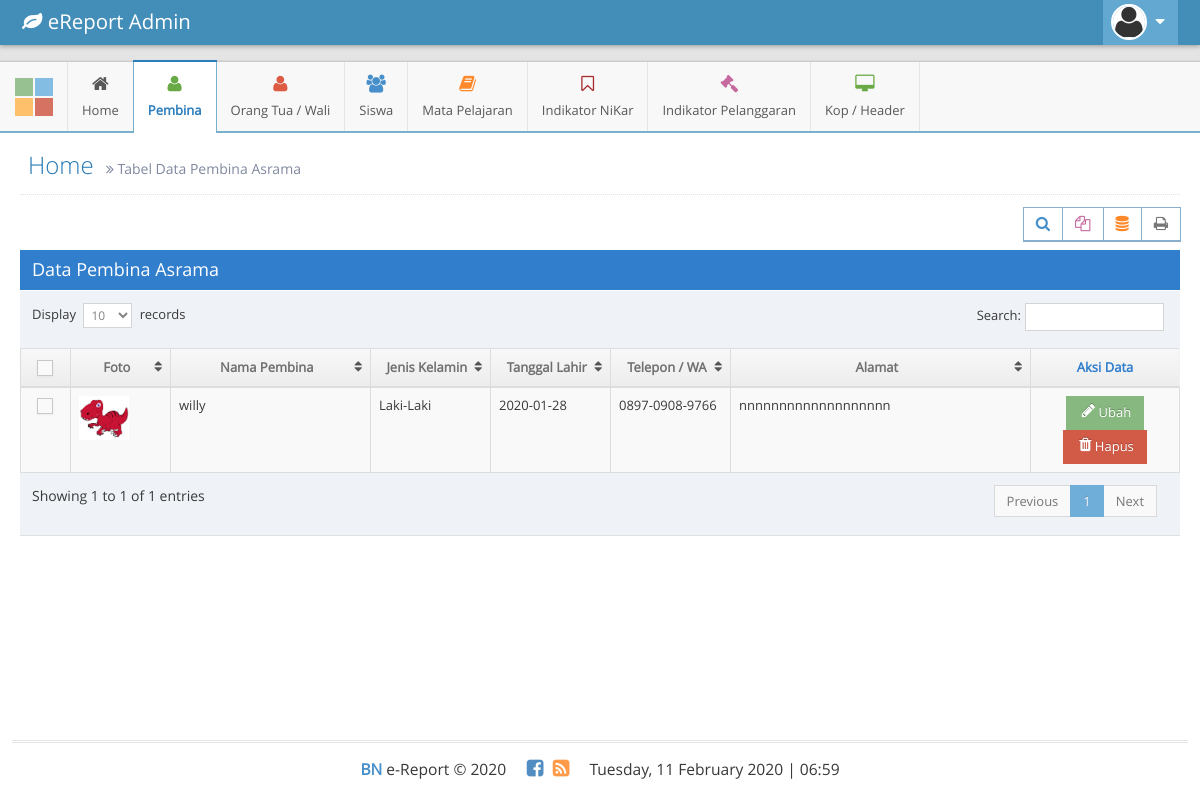
The page /admin/tabel/tabelDataPembina.php (signed in) on the database its author committed.
### tables this page shows
CREATE TABLE `tbl_pembina` (
  `id_pembina` varchar(5) NOT NULL,
  `nama_pembina` varchar(50) NOT NULL,
  `jk_pembina` varchar(10) NOT NULL,
  `ttl_pembina` date NOT NULL,
  `telp_pembina` varchar(20) NOT NULL,
  `alamat_pembina` text NOT NULL,
  `foto_pembina` varchar(50) NOT NULL,
  `username` varchar(50) NOT NULL,
  `password` varchar(100) NOT NULL,
  `level` varchar(20) NOT NULL
);

### admin/tabel/tabelDataPembina.php (the view, shortened to what this page needs)
<!DOCTYPE html>
<?php
if(!isset($_SESSION['password'])){
	header("location: ../../admin/index.php");
}else{
	include "../../config/koneksi.php";
?>
<html lang="en">
	<head>
		<link rel="stylesheet" href="../../assets/css/bootstrap.min.css" />
		<link rel="stylesheet" href="../../assets/font-awesome/4.5.0/css/font-awesome.min.css" />
		<link rel="stylesheet" href="../../assets/css/ace.min.css" class="ace-main-stylesheet" id="main-ace-style" />
		<link rel="stylesheet" href="../../assets/css/ace-skins.min.css" />
		<link rel="stylesheet" href="../../assets/css/ace-rtl.min.css" />
	</head>
	<body class="no-skin">
		<div id="navbar" class="navbar navbar-default    navbar-collapse       h-navbar ace-save-state">
			<div class="navbar-container ace-save-state" id="navbar-container">
				<div class="navbar-header pull-left">
					<a href="#" class="navbar-brand">
						<small>
							<i class="fa fa-leaf"></i>
							eReport Admin
						</small>
					</a>
				</div>
				<div class="navbar-buttons navbar-header pull-right  collapse navbar-collapse" role="navigation">
					<ul class="nav ace-nav">
						<li class="light-blue dropdown-modal user-min">
							<a data-toggle="dropdown" href="#" class="dropdown-toggle">
								<img class="nav-user-photo" src="../../assets/images/avatars/avatar2.png" />
								<i class="ace-icon fa fa-caret-down"></i>
							</a>
						</li>
					</ul>
				</div>
			</div>
		</div>
		<div class="main-container ace-save-state" id="main-container">
			<div id="sidebar" class="sidebar      h-sidebar                navbar-collapse collapse          ace-save-state">
				<div class="sidebar-shortcuts" id="sidebar-shortcuts">
					<div class="sidebar-shortcuts-mini" id="sidebar-shortcuts-mini">
						<span class="btn btn-success"></span>
						<span class="btn btn-info"></span>
						<span class="btn btn-warning"></span>
						<span class="btn btn-danger"></span>
					</div>
				</div>
				<ul class="nav nav-list">
					<li class="hover">
						<a href="../home.php">
							<i class="menu-icon fa fa-home"></i>
							<span class="menu-text"> Home </span>
						</a>
					</li>
					<li class="active open hover">
						<a href="#" class="dropdown-toggle">
							<i class="menu-icon fa fa-user green"></i>
							<span class="menu-text">
								Pembina
							</span>
						</a>
					</li>
					<li class="hover">
						<a href="#" class="dropdown-toggle">
							<i class="menu-icon fa fa-user red"></i>
							<span class="menu-text"> Orang Tua / Wali </span>
						</a>
					</li>
					<li class="hover">
						<a href="#">
							<i class="menu-icon fa fa-users blue"></i>
							<span class="menu-text"> Siswa </span>
						</a>
					</li>
					<li class="hover">
						<a href="#" class="dropdown-toggle">
							<i class="menu-icon fa fa-book orange"></i>
							<span class="menu-text"> Mata Pelajaran </span>
						</a>
					</li>
					<li class="hover">
						<a href="#" class="dropdown-toggle">
							<i class="menu-icon fa fa-bookmark-o brown"></i>
							<span class="menu-text"> Indikator NiKar </span>
						</a>
					</li>
					<li class="hover">
						<a href="#">
							<i class="menu-icon fa fa-gavel pink"></i>
							<span class="menu-text">
								Indikator Pelanggaran
							</span>
						</a>
					</li>
					<li class="hover">
						<a href="#">
							<i class="menu-icon fa fa-desktop green"></i>
							<span class="menu-text"> Kop / Header </span>
						</a>
					</li>
				</ul>
			</div>
			<div class="main-content">
				<div class="main-content-inner">
					<div class="page-content">
						<div class="page-header">
							<h1>
								Home
								<small>
									<i class="ace-icon fa fa-angle-double-right"></i>
									Tabel Data Pembina Asrama
								</small>
							</h1>
						</div>
						<div class="row">
							<div class="col-xs-12">
										<div class="clearfix">
											<div class="pull-right tableTools-container"></div>
										</div>
										<div class="table-header">
											<font size="4 px">Data Pembina Asrama</font>
										</div>
										<div>
											<table id="dynamic-table" class="table table-striped table-bordered table-hover">
												<thead>
													<tr>
														<th width="50px" class="center">
															<label class="pos-rel">
																<span class="lbl"></span>
															</label>
														</th>
														<font size="2px">
															<th width="100px" class="center">Foto</th>
															<th width="200px" class="center">Nama Pembina</th>
															<th width="120px" class="center">Jenis Kelamin</th>
															<th width="120px" class="center">Tanggal Lahir</th>
															<th width="120px" class="center">Telepon / WA</th>
															<th width="300px" class="center">Alamat</th>
															<th class="center">Aksi Data</th>
														</font>
													</tr>
												</thead>
												<tbody>
												<?php
													$query = mysqli_query($conn, "SELECT * FROM tbl_pembina");
													while($rerow = mysqli_fetch_assoc($query)){
												?>
												<tr>
													<td width="50px" class="center">
														<label class="pos-rel">
															<span class="lbl"></span>
														</label>
													</td>
													<td width="100px"><img src="../../pictures/<?php echo $rerow['foto_pembina'];?>" width='50px'></td>
													<td width="200px">
														<?php echo $rerow['nama_pembina'];?>
													</td>
													<td width="120px">
														<?php
															if($rerow['jk_pembina']=="L"){
																echo "Laki-Laki";
															}else{
																echo "Perempuan";
															};
														?>
													</td>
													<td width="120px"><?php echo $rerow['ttl_pembina'];?></td>
													<td width="120px"><?php echo $rerow['telp_pembina'];?></td>
													<td width="300px"><?php echo $rerow['alamat_pembina'];?></td>
													<td class="center">
														<a class="btn btn-sm btn-success" href='../ubah/ubahPembina.php?id_pembina=<?php echo $rerow['id_pembina'];?>'>
														<i class="ace-icon fa fa-pencil bigger-120 align-top icon-on-right"></i> Ubah</a>
														<a class="btn btn-sm btn-danger" href='../hapus/deletePembina.php?id_pembina=<?php echo $rerow['id_pembina'];?>' onClick='return konfrim()'>
														<i class="ace-icon fa fa-trash bigger-120 align-top icon-on-right"></i> Hapus</a>
													</td>
												</tr>
													<?php } ?>
												</tbody>
											</table>
										</div>
							</div>
						</div>
					</div>
				</div>
			</div>
			<div class="footer">
				<div class="footer-inner">
					<div class="footer-content">
						<span class="bigger-120">
							<span class="blue bolder">BN</span>
							e-Report &copy; 2020
						</span>
						<span class="action-buttons">
							<a href="#">
								<i class="ace-icon fa fa-facebook-square text-primary bigger-150"></i>
							</a>
							<a href="#">
								<i class="ace-icon fa fa-rss-square orange bigger-150"></i>
							</a>
						</span>
						<span class="bigger-120">
							<?php date_default_timezone_set("Asia/Jakarta"); echo date("l, d F Y | H:i"); ?>
						</span>
					</div>
				</div>
			</div>
		</div>
	</body>
</html>
<?php
}
?>

### rows shown on the page
tbl_pembina: foto_pembina (picture), nama_pembina "willy", jk_pembina "Laki-Laki", ttl_pembina "2020-01-28", telp_pembina "0897-0908-9766", alamat_pembina "nnnnnnnnnnnnnnnnnnn"
